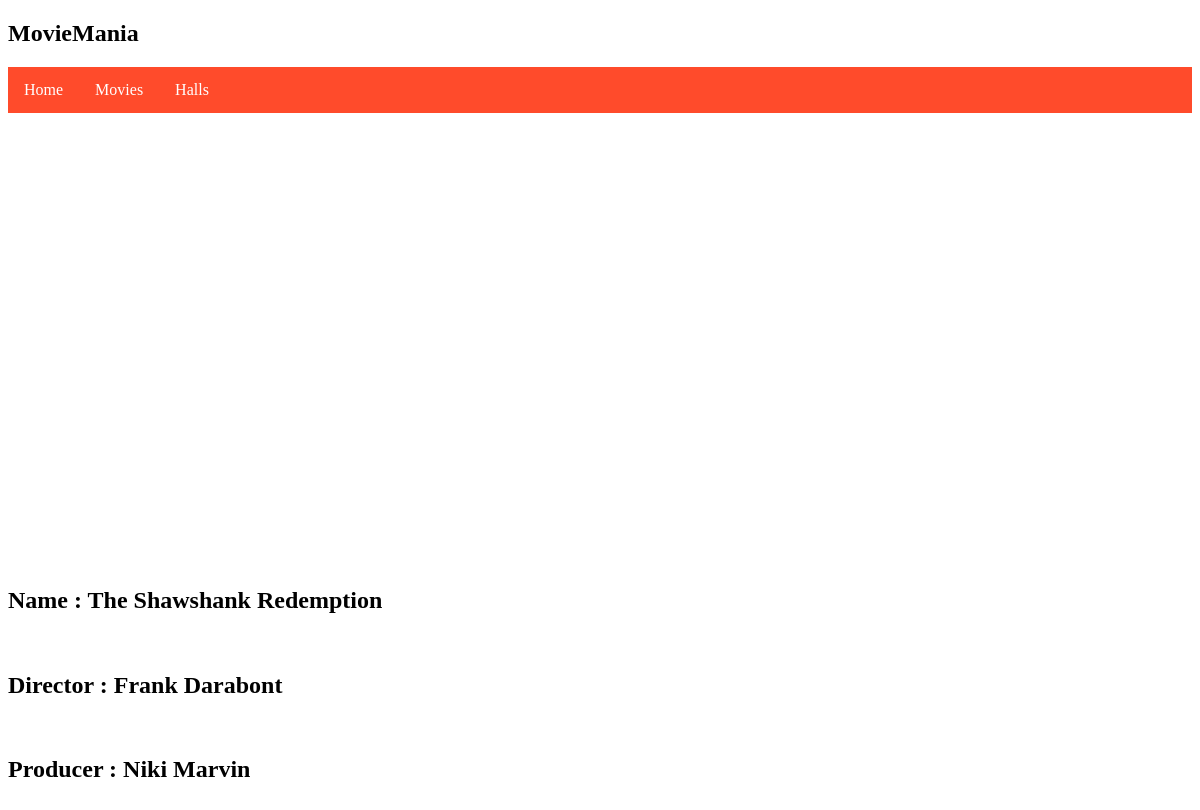
The page /detail/4 on the database its author committed.
### ticketapp/models.py (models this page shows, shortened)
class Movie(models.Model):
	Name = models.CharField(max_length=50)
	Category = models.CharField(max_length=50, default='Thriller')
	Directed_by = models.CharField(max_length=20)
	Produced_by = models.CharField(max_length=20)
	Written_by = models.CharField(max_length=20)
	Thumbnail = models.ImageField(upload_to='ticketapp/images', )
	Price = models.FloatField(null=False)
	promo = models.URLField(max_length=200)
	loc = models.ManyToManyField(Halls)

### ticketapp/views.py (the view)
# urls.py: path('detail/<int:item>', views.detail, name="detail"),
def detail(request, item):
	show=Movie.objects.get(id = item)
	params = {'dets':show}
	return render(request, 'details.html', params)

### templates/details.html (shortened to what this page needs)
{%extends 'base.html' %}
{% block content %}
    <iframe width="800" height="450" src="{{dets.promo}}" title="YouTube video player" frameborder="0" allow="accelerometer; autoplay; clipboard-write; encrypted-media; gyroscope; picture-in-picture" allowfullscreen></iframe>
     <h1>Name : {{dets.Name}}</h1><br/>
     <h1>Director : {{dets.Directed_by}}</h1><br/>
     <h1>Producer : {{dets.Produced_by}}</h1><br/>
{% endblock %}

### rows shown on the page
Movie: Name "The Shawshank Redemption", Directed_by "Frank Darabont", Produced_by "Niki Marvin"
